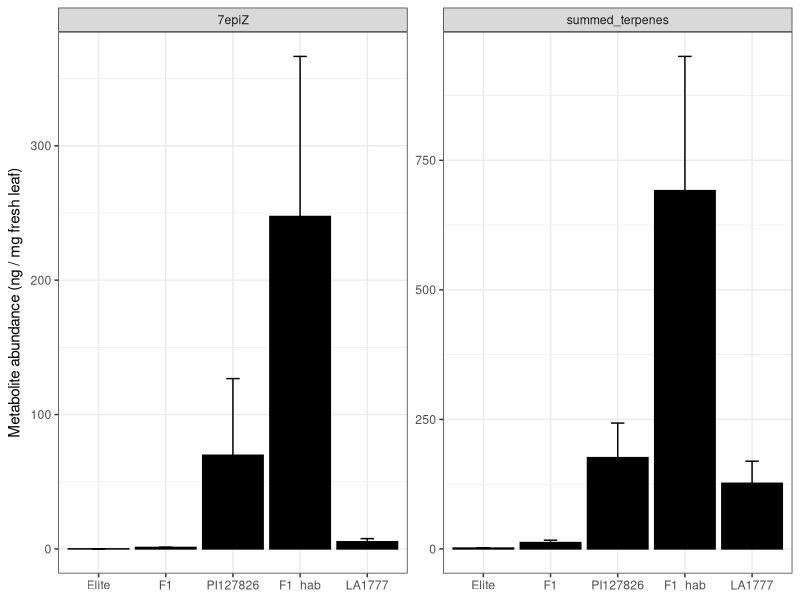
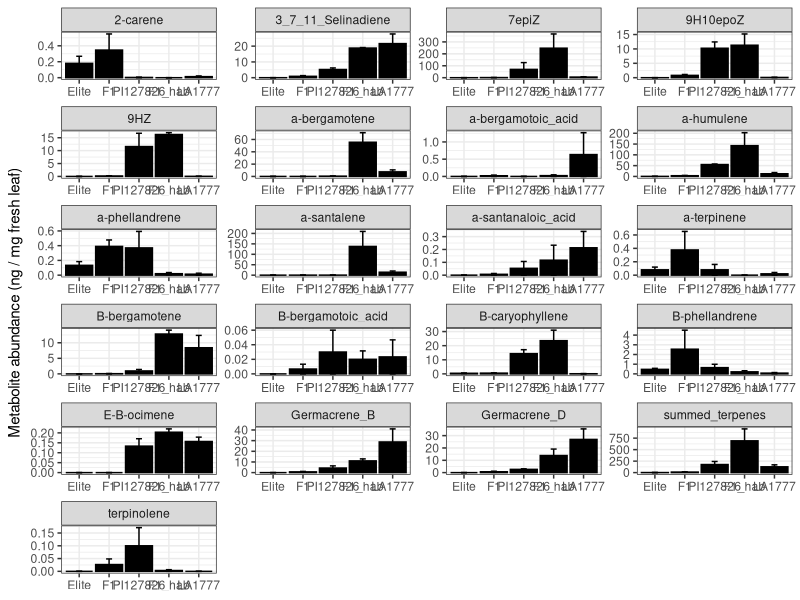

The R script that drew these images, in order:
library(tidyverse)
##############
# custom theme
##############
my.theme = 
  theme(text = element_text(),
        axis.text.x = element_text(size = 8, colour = "black", angle = 90),
        axis.text.y = element_text(size = 8, colour = "black"),
        axis.title.y = element_text(size = 8, colour = "black"),
        strip.background = element_blank(),
        panel.grid.major = element_blank(),
        panel.grid.minor = element_blank(),
        panel.border = element_rect(),
        panel.background = element_rect(fill = NA, color = "black"),
        strip.text.x = element_text(size=8, colour = "black")
  )+
  theme_bw()

#######

df <- read.delim("Figure_1/20200722_F1s_leafwash_ng_mg_tissue.txt", 
                       header = T, 
                       sep = "\t", 
                       dec = ".", 
                       check.names = F,
                       quote = "", # to avoid quotes around terpene names
                       stringsAsFactors = F)

# Make data tidy -> select for the right genotypes -> order the genotypes for plotting

df.long = df %>% pivot_longer(cols = 4:ncol(df), names_to = "metabolite", values_to = "value") %>% 
  filter(genotype %in% c("Elite", "F1", "PI127826",  "F1_hab", "LA1777")) %>%
  mutate(genotype = factor(genotype, 
                           levels = c("Elite", "F1", "PI127826",  "F1_hab", "LA1777"),
                           ordered = TRUE)) 

# Optional:
#calculate to nanogram metabolite per gram (instead of milligram) fresh leaf
# df.long$value = df.long$value * 1000

# calculate average values for each metabolite

df.avg = df.long %>% dplyr::group_by(genotype, metabolite) %>% dplyr::summarise(mean_value = mean(value), se = sd(value)/sqrt(3)) 

# Write average values to a table
write.table(df.avg, file = "Figure_1/average_metabolte_values.tsv", sep = "\t", col.names = FALSE)

#####################################################
# Fig 1A: plot 7-epizingiberene and summed_terpenes #
#####################################################

p.fig1a = 
df.avg %>% filter(metabolite %in% c("7epiZ", "summed_terpenes")) %>% 
  ggplot(., aes(x = genotype,
                y = mean_value)) +
  geom_bar(aes(x = genotype, 
               y = mean_value), 
           stat = "identity",
           color = "black", 
           fill = "black") +
  geom_errorbar(aes(x = genotype, 
                    ymin = mean_value - se, 
                    ymax = mean_value + se), 
                width = 0.2)+
  facet_wrap(~metabolite, scale = "free")+
  my.theme +
  xlab(NULL) + 
  ylab(expression("Metabolite abundance (ng / mg fresh leaf)"))

ggsave(file = "Figure_1/Fig1A.pdf", plot = p.fig1a, width = 9, height = 6, units = "cm")

##########################################
# Supplemental Fig S1: plot all terpenes #
##########################################
p.figS1 = 
df.avg %>%
  ggplot(., aes(x = genotype,
                y = mean_value)) +
  geom_bar(aes(x = genotype, 
               y = mean_value), 
           stat = "identity",
           color = "black", 
           fill = "black") +
  geom_errorbar(aes(x = genotype, 
                    ymin = mean_value - se, 
                    ymax = mean_value + se), 
                width = 0.2)+
  facet_wrap(~metabolite, scale = "free", ncol = 4)+
  my.theme +
  xlab(NULL) + 
  ylab(expression("Metabolite abundance (ng / mg fresh leaf)"))

ggsave(file = "Figure_1/FigS1.pdf", plot = p.figS1, width = 18, height = 25, units = "cm")
